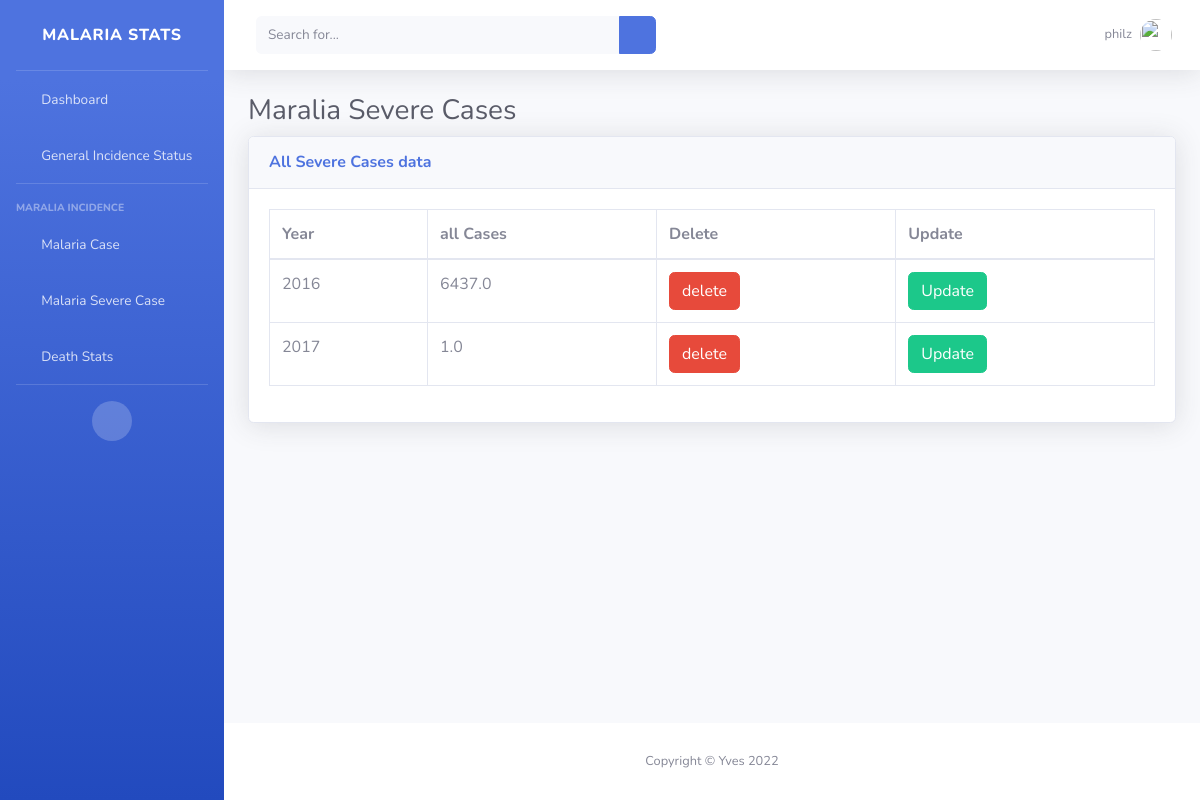
Before: //severecase (signed in) with the older database file.
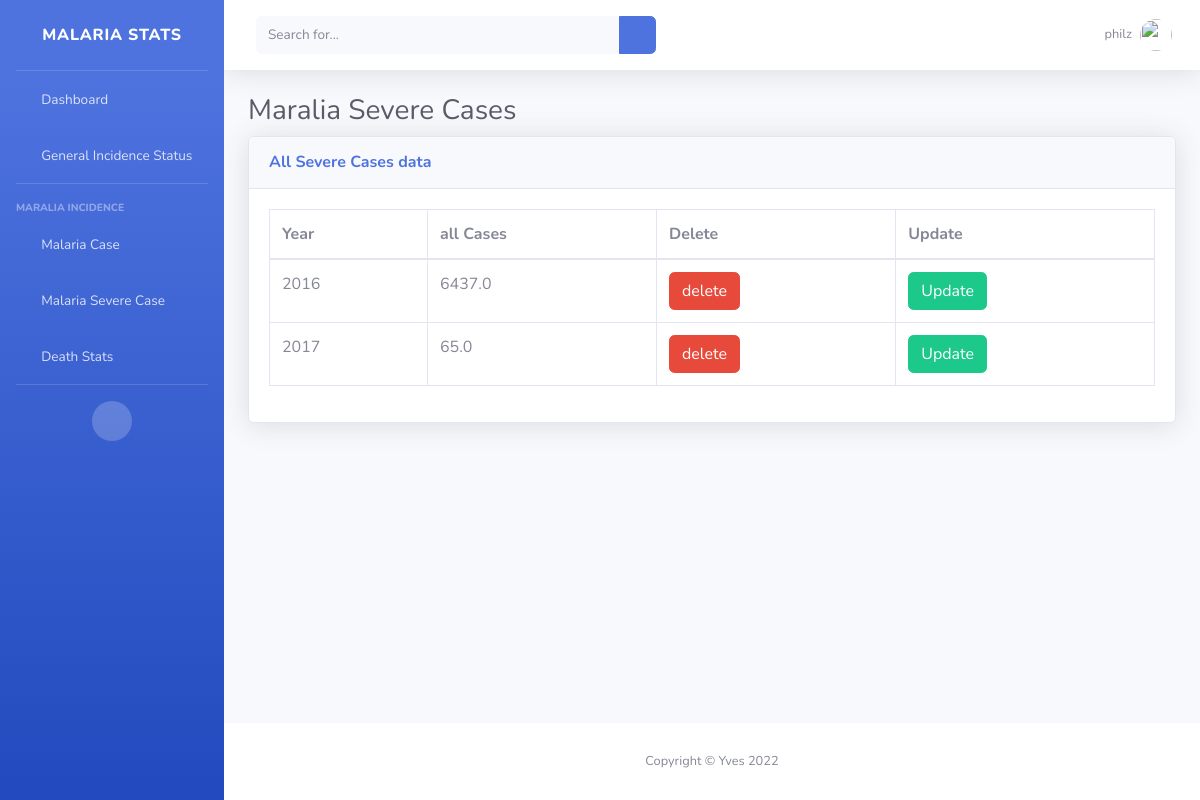
After: the same page with the newer database file.
### home/models.py (models this page shows)
class SevereData(models.Model):
    year = models.CharField(max_length=250)
    value = models.FloatField()
    objects = DataFrameManager()

### home/views.py (the view)
# urls.py: path('/severecase', views.severecase, name='all_severe'),
def severecase(request):
    selectcase = SevereData.objects.all()
    contextdata = {
        'cases': selectcase
    }
    return render(request,'allsevere.html', context=contextdata)

### templates/allsevere.html (shortened to what this page needs)
{% extends 'base.html' %}
{% load static %}
{% block content %}
                <div class="container-fluid">
                    <h1 class="h3 mb-2 text-gray-800">Maralia Severe Cases</h1>
                    <div class="card shadow mb-4">
                        <div class="card-header py-3">
                            <h6 class="m-0 font-weight-bold text-primary">All Severe Cases data</h6>
                        </div>
                        <div class="card-body">
                            <div class="table-responsive">
                                <table class="table table-bordered" id="dataTable" width="100%" cellspacing="0">
                                    <thead>
                                        <tr>
                                            <th>Year</th>
                                            <th>all Cases</th>
                                            <th>Delete</th>
                                            <th>Update</th>
                                        </tr>
                                    </thead>
                                    <tbody>
                                      {% for x in cases %}
                                        <tr>
                                            <td>{{ x.year }}</td>
                                            <td>{{ x.value}}</td>
                                            <td><a href="{% url 'deleteSevere' id=x.id %}"><span class="btn btn-danger">delete</span></a></td>
                                            <td><a href="{% url 'updateSevere' id=x.id %}"><span class="btn btn-success">Update</span></a></td>
                                        </tr>
                                        {% endfor %}
                                    </tbody>
                                </table>
                            </div>
                        </div>
                    </div>
                </div>
{% endblock %}

Changed rows visible on the page:
removed SevereData: year "2017", value "1.0"
added SevereData: year "2017", value "65.0"
